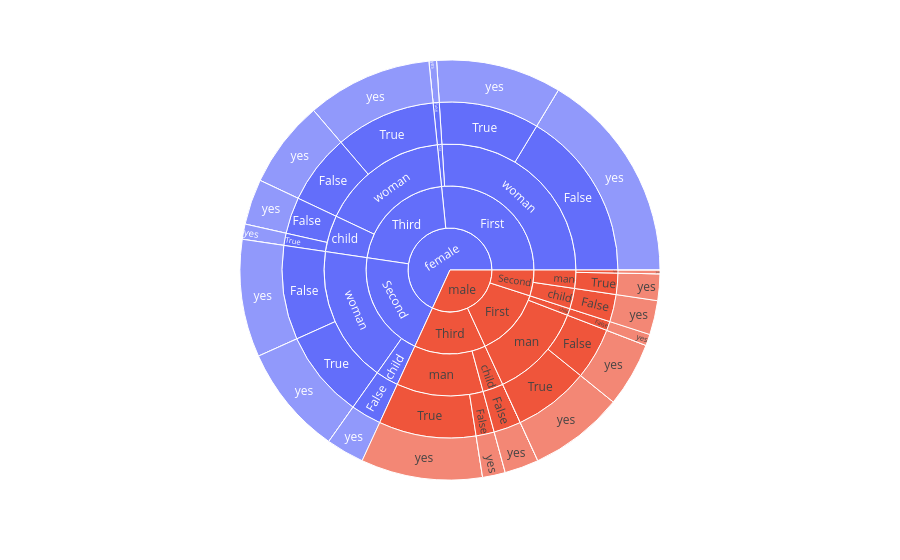

Write notebook code for a chart like this one.
### Code cell
fig = px.sunburst(df,path=['sex', 'class', 'who','alone' ,'alive'],
                  values='survived',color='sex')

fig.show()

### Figure 1 — Plotly figure (JSON) as saved in the notebook; plotly's stock layout.template omitted (floating-point values rounded to 4 significant figures)
{"data": [{"branchvalues": "total", "customdata": [["female"], ["female"], ["female"], ["female"], ["female"], ["female"], ["female"], ["female"], ["female"], ["female"], ["female"], ["female"], ["female"], ["female"], ["female"], ["female"], ["female"], ["female"], ["female"], ["female"], ["female"], ["female"], ["female"], ["female"], ["female"], ["female"], ["female"], ["female"], ["female"], ["female"], ["female"], ["female"], ["female"], ["female"], ["female"], ["female"], ["female"], ["female"], ["female"], ["male"], ["male"], ["male"], ["male"], ["male"], ["male"], ["male"], ["male"], ["male"], ["male"], ["male"], ["male"], ["male"], ["male"], ["male"], ["male"], ["male"], ["male"], ["male"], ["male"], ["male"], ["male"], ["male"], ["male"], ["male"], ["male"], ["male"], ["male"], ["male"], ["male"], ["male"], ["male"], ["male"], ["male"], ["male"], ["male"], ["male"]], "domain": {"x": [0, 1], "y": [0, 1]}, "hovertemplate": "labels=%{label}<br>survived=%{value}<br>parent=%{parent}<br>id=%{id}<br>sex=%{customdata[0]}<extra></extra>", "ids": ["female/First/woman/False", "female/Second/woman/True/no", "female/First/child/False/no", "female/First/child/False/yes", "female/First/woman/False/no", "female/Third/woman/True", "female/Third/woman/False", "female/Second/child/False", "female/Third/child/False", "female/First/woman/True", "female/Third/child/True", "female/First/woman/True/no", "female/Second/woman/True", "female/First/child/False", "female/First/woman", "female/Third/woman", "female/Second/child", "female/Third/child", "female/Second/woman", "female/First/child", "female/First", "female/Third", "female/Second", "female/Second/woman/False", "female/Third/woman/True/no", "female", "female/Second/woman/True/yes", "female/First/woman/True/yes", "female/Third/child/False/yes", "female/Third/woman/False/no", "female/Third/child/True/yes", "female/Third/child/False/no", "female/Second/child/False/yes", "female/Third/woman/False/yes", "female/Third/child/True/no", "female/First/woman/False/yes", "female/Second/woman/False/no", "female/Third/woman/True/yes", "female/Second/woman/False/yes", "male/First/child", "male/Third/child/True", "male/Third/man", "male/Second", "male/First", "male/First/man", "male/Third/child", "male/Third/man/True/no", "male/First/child/False", "male/Second/man", "male/Second/child", "male/First/man/True/no", "male/Third", "male/Third/child/False/no", "male/First/man/False/yes", "male/Second/child/False", "male/Third/child/False/yes", "male/Second/child/False/yes", "male/Third/man/False/yes", "male/First/child/False/yes", "male/Third/man/True/yes", "male/Second/man/False/yes", "male/Third/child/True/no", "male/Third/man/False", "male", "male/First/man/False/no", "male/Third/man/True", "male/First/man/True", "male/Third/child/False", "male/First/man/True/yes", "male/Second/man/True/no", "male/Second/man/True/yes", "male/Second/man/True", "male/First/man/False", "male/Second/man/False/no", "male/Second/man/False", "male/Third/man/False/no"], "labels": ["False", "no", "no", "yes", "no", "True", "False", "False", "False", "True", "True", "no", "True", "False", "woman", "woman", "child", "child", "woman", "child", "First", "Third", "Second", "False", "no", "female", "yes", "yes", "yes", "no", "yes", "no", "yes", "yes", "no", "yes", "no", "yes", "yes", "child", "True", "man", "Second", "First", "man", "child", "no", "False", "man", "child", "no", "Third", "no", "yes", "False", "yes", "yes", "yes", "yes", "yes", "yes", "no", "False", "male", "no", "True", "True", "False", "yes", "no", "yes", "True", "False", "no", "False", "no"], "marker": {"colors": ["#636efa", "#636efa", "#636efa", "#636efa", "#636efa", "#636efa", "#636efa", "#636efa", "#636efa", "#636efa", "#636efa", "#636efa", "#636efa", "#636efa", "#636efa", "#636efa", "#636efa", "#636efa", "#636efa", "#636efa", "#636efa", "#636efa", "#636efa", "#636efa", "#636efa", "#636efa", "#636efa", "#636efa", "#636efa", "#636efa", "#636efa", "#636efa", "#636efa", "#636efa", "#636efa", "#636efa", "#636efa", "#636efa", "#636efa", "#EF553B", "#EF553B", "#EF553B", "#EF553B", "#EF553B", "#EF553B", "#EF553B", "#EF553B", "#EF553B", "#EF553B", "#EF553B", "#EF553B", "#EF553B", "#EF553B", "#EF553B", "#EF553B", "#EF553B", "#EF553B", "#EF553B", "#EF553B", "#EF553B", "#EF553B", "#EF553B", "#EF553B", "#EF553B", "#EF553B", "#EF553B", "#EF553B", "#EF553B", "#EF553B", "#EF553B", "#EF553B", "#EF553B", "#EF553B", "#EF553B", "#EF553B", "#EF553B"]}, "name": "", "parents": ["female/First/woman", "female/Second/woman/True", "female/First/child/False", "female/First/child/False", "female/First/woman/False", "female/Third/woman", "female/Third/woman", "female/Second/child", "female/Third/child", "female/First/woman", "female/Third/child", "female/First/woman/True", "female/Second/woman", "female/First/child", "female/First", "female/Third", "female/Second", "female/Third", "female/Second", "female/First", "female", "female", "female", "female/Second/woman", "female/Third/woman/True", "", "female/Second/woman/True", "female/First/woman/True", "female/Third/child/False", "female/Third/woman/False", "female/Third/child/True", "female/Third/child/False", "female/Second/child/False", "female/Third/woman/False", "female/Third/child/True", "female/First/woman/False", "female/Second/woman/False", "female/Third/woman/True", "female/Second/woman/False", "male/First", "male/Third/child", "male/Third", "male", "male", "male/First", "male/Third", "male/Third/man/True", "male/First/child", "male/Second", "male/Second", "male/First/man/True", "male", "male/Third/child/False", "male/First/man/False", "male/Second/child", "male/Third/child/False", "male/Second/child/False", "male/Third/man/False", "male/First/child/False", "male/Third/man/True", "male/Second/man/False", "male/Third/child/True", "male/Third/man", "", "male/First/man/False", "male/Third/man", "male/First/man", "male/Third/child", "male/First/man/True", "male/Second/man/True", "male/Second/man/True", "male/Second/man", "male/First/man", "male/Second/man/False", "male/Second/man", "male/Third/man/False"], "type": "sunburst", "values": [56.0, 0.0, 0.0, 2.0, 0.0, 33.0, 23.0, 10.0, 12.0, 33.0, 4.0, 0.0, 29.0, 2.0, 89.0, 56.0, 10.0, 16.0, 60.0, 2.0, 91.0, 72.0, 70.0, 31.0, 0.0, 233.0, 29.0, 33.0, 12.0, 0.0, 4.0, 0.0, 10.0, 23.0, 0.0, 56.0, 0.0, 33.0, 31.0, 3.0, 0.0, 38.0, 17.0, 45.0, 42.0, 9.0, 0.0, 3.0, 8.0, 9.0, 0.0, 47.0, 0.0, 17.0, 9.0, 9.0, 9.0, 6.0, 3.0, 32.0, 1.0, 0.0, 6.0, 109.0, 0.0, 32.0, 25.0, 9.0, 25.0, 0.0, 7.0, 7.0, 17.0, 0.0, 1.0, 0.0]}], "layout": {"legend": {"tracegroupgap": 0}, "margin": {"t": 60}}}
